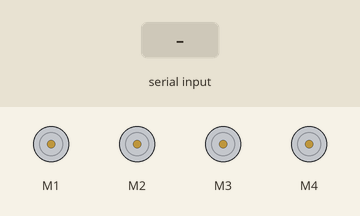
Simulated run of this sketch. Board: Arduino Uno, built with avr-gcc and run on an emulated ATmega328P. On the bench: 4 × DC motor (green arrow = forward, orange = backward, longer = faster). Inputs (shaded band) come from the test bench.

Above: at 1.2 s.
1.3 s: "F" received over Serial
At 1.9 s:
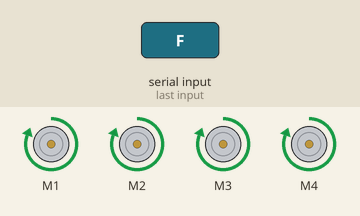
2.8 s: "B" received over Serial
At 4.0 s:
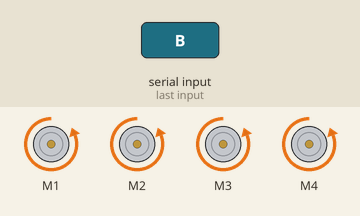
4.3 s: "L" received over Serial
At 5.4 s:
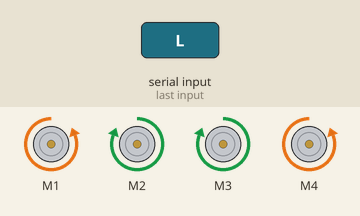
5.8 s: "R" received over Serial
At 6.5 s:
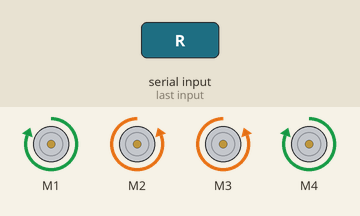
7.3 s: "1" received over Serial
At 7.7 s:
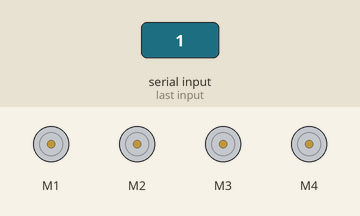
Timing chart, 0 to 9.8 s (numbered marks = the images above; inputs shaded):
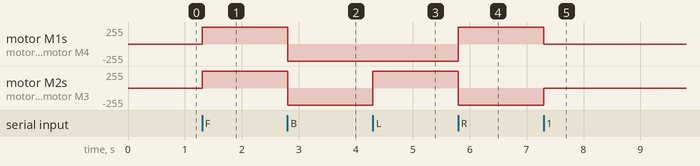

The sketch:

AfMotor_Robot.ino
```cpp
#include<AFMotor.h>
AF_DCMotor motor1 (1, MOTOR12_1KHZ);
AF_DCMotor motor2 (2, MOTOR12_1KHZ);
AF_DCMotor motor3 (3, MOTOR34_1KHZ);
AF_DCMotor motor4 (4, MOTOR34_1KHZ);
char command;
void setup() {
  // put your setup code here, to run once:
  Serial.begin(9600);
}

void loop() {
  // put your main code here, to run repeatedly:
  if (Serial.available() > 0) {
    command = Serial.read();
    Stop();
    switch (command) {
      case 'F':
        forward();
        break;
      case 'B':
        backward();
        break;
      case 'L':
        left();
        break;
      case 'R':
        right();
        break;
    }
  }
}
void forward() {
  motor1.setSpeed(255);
  motor1.run(FORWARD);
  motor2.setSpeed(255);
  motor2.run(FORWARD);
  motor3.setSpeed(255);
  motor3.run(FORWARD);
  motor4.setSpeed(255);
  motor4.run(FORWARD);
}
void backward() {
  motor1.setSpeed(255);
  motor1.run(BACKWARD);
  motor2.setSpeed(255);
  motor2.run(BACKWARD);
  motor3.setSpeed(255);
  motor3.run(BACKWARD);
  motor4.setSpeed(255);
  motor4.run(BACKWARD);
}
void left() {
  motor1.setSpeed(255);
  motor1.run(BACKWARD);
  motor2.setSpeed(255);
  motor2.run(FORWARD);
  motor3.setSpeed(255);
  motor3.run(FORWARD);
  motor4.setSpeed(255);
  motor4.run(BACKWARD);
}
void right() {
  motor1.setSpeed(255);
  motor1.run(FORWARD);
  motor2.setSpeed(255);
  motor2.run(BACKWARD);
  motor3.setSpeed(255);
  motor3.run(BACKWARD);
  motor4.setSpeed(255);
  motor4.run(FORWARD);
}
void Stop() {
  motor1.setSpeed(0);
  motor1.run(RELEASE);
  motor2.setSpeed(0);
  motor2.run(RELEASE);
  motor3.setSpeed(0);
  motor3.run(RELEASE);
  motor4.setSpeed(0);
  motor4.run(RELEASE);
}
```

Measured:
- after the input at 1.3 s, motor M1–4: stopped → forward 255/255 at once
- after the input at 2.8 s, motor M1–4: forward 255/255 → backward 255/255 at once
- after the input at 4.3 s, motor M2, motor M3: backward 255/255 → forward 255/255 at once
- after the input at 5.8 s, motor M1, motor M4: backward 255/255 → forward 255/255 at once; motor M2, motor M3: forward 255/255 → backward 255/255 at once
- after the input at 7.3 s, motor M1, motor M4: forward 255/255 → stopped at once; motor M2, motor M3: backward 255/255 → stopped at once
